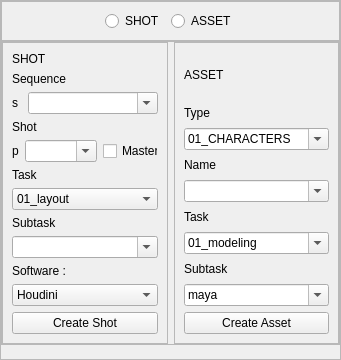
       <widget class="QFrame" name="frame_10">
        <property name="frameShape">
         <enum>QFrame::StyledPanel</enum>
        </property>
        <property name="frameShadow">
         <enum>QFrame::Raised</enum>
        </property>
        <layout class="QGridLayout" name="gridLayout_3">
         <property name="leftMargin">
          <number>0</number>
         </property>
         <property name="topMargin">
          <number>0</number>
         </property>
         <property name="rightMargin">
          <number>0</number>
         </property>
         <property name="bottomMargin">
          <number>0</number>
         </property>
         <property name="spacing">
          <number>0</number>
         </property>
         <item row="1" column="0">
          <widget class="QFrame" name="frame_2">
           <property name="frameShape">
            <enum>QFrame::StyledPanel</enum>
           </property>
           <property name="frameShadow">
            <enum>QFrame::Raised</enum>
           </property>
           <layout class="QGridLayout" name="gridLayout_8">
            <property name="leftMargin">
             <number>0</number>
            </property>
            <property name="topMargin">
             <number>0</number>
            </property>
            <property name="rightMargin">
             <number>0</number>
            </property>
            <property name="bottomMargin">
             <number>0</number>
            </property>
            <item row="0" column="0">
             <widget class="QFrame" name="shot_frame">
              <property name="enabled">
               <bool>true</bool>
              </property>
              <property name="frameShape">
               <enum>QFrame::StyledPanel</enum>
              </property>
              <property name="frameShadow">
               <enum>QFrame::Raised</enum>
              </property>
              <layout class="QGridLayout" name="gridLayout_4">
               <item row="0" column="0">
                <widget class="QLabel" name="label_8">
                 <property name="text">
                  <string>SHOT</string>
                 </property>
                </widget>
               </item>
               <item row="1" column="0">
                <layout class="QVBoxLayout" name="verticalLayout_4">
                 <item>
                  <widget class="QLabel" name="label_6">
                   <property name="text">
                    <string>Sequence</string>
                   </property>
                  </widget>
                 </item>
                 <item>
                  <layout class="QHBoxLayout" name="horizontalLayout">
                   <item>
                    <widget class="QLabel" name="s_label">
                     <property name="maximumSize">
                      <size>
                       <width>10</width>
                       <height>16777215</height>
                      </size>
                     </property>
                     <property name="text">
                      <string>s</string>
                     </property>
                    </widget>
                   </item>
                   <item>
                    <widget class="QComboBox" name="input_sequence_combo_box">
                     <property name="toolTip">
                      <string>&lt;html&gt;&lt;head/&gt;&lt;body&gt;&lt;p&gt;&lt;span style=&quot; font-weight:600;&quot;&gt;// HELP //&lt;/span&gt;&lt;/p&gt;&lt;p&gt;- You don't have to input the letter 's'&lt;/p&gt;&lt;p&gt;- Use a three numbers padding (ex: 010)&lt;/p&gt;&lt;p&gt;-&amp;quot;Multiply&amp;quot; your original sequence number by 10 to get the correct name (ex: sequence 7 = s070)&lt;/p&gt;&lt;p&gt;-To insert a shot between two existings, you can use the last number (ex: between s040 &amp;amp; s050 = s045)&lt;/p&gt;&lt;/body&gt;&lt;/html&gt;</string>
                     </property>
                     <property name="editable">
                      <bool>true</bool>
                     </property>
                    </widget>
                   </item>
                  </layout>
                 </item>
                </layout>
               </item>
               <item row="2" column="0">
                <layout class="QVBoxLayout" name="verticalLayout">
                 <item>
                  <widget class="QLabel" name="label_9">
                   <property name="text">
                    <string>Shot</string>
                   </property>
                  </widget>
                 </item>
                 <item>
                  <layout class="QHBoxLayout" name="horizontalLayout_6">
                   <item>
                    <widget class="QLabel" name="p_label">
                     <property name="maximumSize">
                      <size>
                       <width>10</width>
                       <height>16777215</height>
                      </size>
                     </property>
                     <property name="text">
                      <string>p</string>
                     </property>
                    </widget>
                   </item>
                   <item>
                    <widget class="QComboBox" name="input_shot_combo_box">
                     <property name="toolTip">
                      <string>&lt;html&gt;&lt;head/&gt;&lt;body&gt;&lt;p&gt;&lt;span style=&quot; font-weight:600;&quot;&gt;// HELP //&lt;/span&gt;&lt;/p&gt;&lt;p&gt;- You don't have to input the letter 'p'&lt;/p&gt;&lt;p&gt;- Use a three numbers padding (ex: 010)&lt;/p&gt;&lt;p&gt;-&amp;quot;Multiply&amp;quot; your original shot number by 10 to get the correct name (ex: shot 27 = p270&lt;/p&gt;&lt;p&gt;- To insert a shot between two existings, you can use the last number (ex: between p020 &amp;amp; p030 = p025)&lt;/p&gt;&lt;/body&gt;&lt;/html&gt;</string>
                     </property>
                     <property name="editable">
                      <bool>true</bool>
                     </property>
                    </widget>
                   </item>
                   <item>
                    <widget class="QCheckBox" name="shot_master_checkbox">
                     <property name="maximumSize">
                      <size>
                       <width>55</width>
                       <height>16777215</height>
                      </size>
                     </property>
                     <property name="text">
                      <string>Master</string>
                     </property>
                    </widget>
                   </item>
                  </layout>
                 </item>
                </layout>
               </item>
               <item row="3" column="0">
                <layout class="QVBoxLayout" name="verticalLayout_10">
                 <item>
                  <widget class="QLabel" name="label_11">
                   <property name="text">
                    <string>Task</string>
                   </property>
                  </widget>
                 </item>
                 <item>
                  <widget class="QComboBox" name="input_shot_task_combo_box">
                   <item>
                    <property name="text">
                     <string>01_layout</string>
                    </property>
                   </item>
                   <item>
                    <property name="text">
                     <string>02_blocking</string>
                    </property>
                   </item>
                   <item>
                    <property name="text">
                     <string>03_anim</string>
                    </property>
                   </item>
                   <item>
                    <property name="text">
                     <string>04_fx</string>
                    </property>
                   </item>
                   <item>
                    <property name="text">
                     <string>05_render</string>
                    </property>
                   </item>
                   <item>
                    <property name="text">
                     <string>06_comp</string>
                    </property>
                   </item>
                  </widget>
                 </item>
                </layout>
               </item>
               <item row="4" column="0">
                <layout class="QVBoxLayout" name="verticalLayout_3">
                 <item>
                  <widget class="QLabel" name="label_13">
                   <property name="text">
                    <string>Subtask</string>
                   </property>
                  </widget>
                 </item>
                 <item>
                  <layout class="QHBoxLayout" name="horizontalLayout_3">
                   <item>
                    <widget class="QComboBox" name="input_shot_subtask_combo_box">
                     <property name="toolTip">
                      <string>&lt;html&gt;&lt;head/&gt;&lt;body&gt;&lt;p&gt;&lt;span style=&quot; font-weight:600;&quot;&gt;// HELP //&lt;/span&gt;&lt;/p&gt;&lt;p&gt;- OPTIONAL, The default subtask is &amp;quot;main&amp;quot;&lt;/p&gt;&lt;p&gt;- Blank spaces will bhe replaced by underscores&lt;/p&gt;&lt;p&gt;- Capital letters will be replaced by lowercase letters&lt;/p&gt;&lt;/body&gt;&lt;/html&gt;</string>
                     </property>
                     <property name="editable">
                      <bool>true</bool>
                     </property>
                    </widget>
                   </item>
                  </layout>
                 </item>
                </layout>
               </item>
               <item row="5" column="0">
                <layout class="QVBoxLayout" name="verticalLayout_2">
                 <item>
                  <widget class="QLabel" name="label_18">
                   <property name="text">
                    <string>Software : </string>
                   </property>
                  </widget>
                 </item>
                 <item>
                  <widget class="QComboBox" name="shot_software_combo_box">
                   <item>
                    <property name="text">
                     <string>Houdini</string>
                    </property>
                   </item>
                   <item>
                    <property name="text">
                     <string>Maya</string>
                    </property>
                   </item>
                  </widget>
                 </item>
                </layout>
               </item>
               <item row="6" column="0">
                <widget class="QPushButton" name="create_shot_btn">
                 <property name="text">
                  <string>Create Shot</string>
                 </property>
                </widget>
               </item>
              </layout>
             </widget>
            </item>
            <item row="0" column="1">
             <widget class="QFrame" name="asset_frame">
              <property name="frameShape">
               <enum>QFrame::StyledPanel</enum>
              </property>
              <property name="frameShadow">
               <enum>QFrame::Raised</enum>
              </property>
              <layout class="QGridLayout" name="gridLayout_6">
               <item row="0" column="0">
                <widget class="QLabel" name="label_7">
                 <property name="text">
                  <string>ASSET</string>
                 </property>
                </widget>
               </item>
               <item row="1" column="0">
                <layout class="QVBoxLayout" name="verticalLayout_7">
                 <item>
                  <widget class="QLabel" name="label_5">
                   <property name="text">
                    <string>Type</string>
                   </property>
                  </widget>
                 </item>
                 <item>
                  <widget class="QComboBox" name="asset_type_combo_box">
                   <property name="editable">
                    <bool>true</bool>
                   </property>
                   <item>
                    <property name="text">
                     <string>01_CHARACTERS</string>
                    </property>
                   </item>
                   <item>
                    <property name="text">
                     <string>02_VEHICLES</string>
                    </property>
                   </item>
                   <item>
                    <property name="text">
                     <string>03_PROPS</string>
                    </property>
                   </item>
                   <item>
                    <property name="text">
                     <string>04_SETS</string>
                    </property>
                   </item>
                   <item>
                    <property name="text">
                     <string>05_FXS</string>
                    </property>
                   </item>
                  </widget>
                 </item>
                </layout>
               </item>
               <item row="2" column="0">
                <layout class="QVBoxLayout" name="verticalLayout_6">
                 <item>
                  <widget class="QLabel" name="label_10">
                   <property name="text">
                    <string>Name</string>
                   </property>
                  </widget>
                 </item>
                 <item>
                  <layout class="QHBoxLayout" name="horizontalLayout_2">
                   <item>
                    <widget class="QComboBox" name="input_asset_name_combo_box">
                     <property name="toolTip">
                      <string>&lt;html&gt;&lt;head/&gt;&lt;body&gt;&lt;p&gt;&lt;span style=&quot; font-weight:600;&quot;&gt;// HELP //&lt;/span&gt;&lt;/p&gt;&lt;p&gt;- Blank spaces will bhe replaced by underscores&lt;/p&gt;&lt;p&gt;- Capital letters will be replaced by lowercase letters&lt;/p&gt;&lt;/body&gt;&lt;/html&gt;</string>
                     </property>
                     <property name="editable">
                      <bool>true</bool>
                     </property>
                    </widget>
                   </item>
                  </layout>
                 </item>
                </layout>
               </item>
               <item row="3" column="0">
                <layout class="QVBoxLayout" name="verticalLayout_11">
                 <item>
                  <widget class="QLabel" name="label_12">
                   <property name="text">
                    <string>Task</string>
                   </property>
                  </widget>
                 </item>
                 <item>
                  <widget class="QComboBox" name="input_asset_task_combo_box">
                   <property name="editable">
                    <bool>true</bool>
                   </property>
                   <item>
                    <property name="text">
                     <string>01_modeling</string>
                    </property>
                   </item>
                   <item>
                    <property name="text">
                     <string>02_modeling_lowres</string>
                    </property>
                   </item>
                   <item>
                    <property name="text">
                     <string>03_uvs</string>
                    </property>
                   </item>
                   <item>
                    <property name="text">
                     <string>04_texturing</string>
                    </property>
                   </item>
                   <item>
                    <property name="text">
                     <string>05_setup</string>
                    </property>
                   </item>
                   <item>
                    <property name="text">
                     <string>06_lookdev</string>
                    </property>
                   </item>
                  </widget>
                 </item>
                </layout>
               </item>
               <item row="4" column="0">
                <layout class="QVBoxLayout" name="verticalLayout_13">
                 <item>
                  <widget class="QLabel" name="label_14">
                   <property name="text">
                    <string>Subtask</string>
                   </property>
                  </widget>
                 </item>
                 <item>
                  <widget class="QComboBox" name="input_asset_subtask_combo_box">
                   <property name="editable">
                    <bool>true</bool>
                   </property>
                   <item>
                    <property name="text">
                     <string>maya</string>
                    </property>
                   </item>
                   <item>
                    <property name="text">
                     <string>pftrack</string>
                    </property>
                   </item>
                   <item>
                    <property name="text">
                     <string>zbrush</string>
                    </property>
                   </item>
                   <item>
                    <property name="text">
                     <string>marvelous</string>
                    </property>
                   </item>
                   <item>
                    <property name="text">
                     <string>speedtree</string>
                    </property>
                   </item>
                   <item>
                    <property name="text">
                     <string>houdini</string>
                    </property>
                   </item>
                   <item>
                    <property name="text">
                     <string>substance</string>
                    </property>
                   </item>
                   <item>
                    <property name="text">
                     <string>mari</string>
                    </property>
                   </item>
                  </widget>
                 </item>
                </layout>
               </item>
               <item row="5" column="0">
                <widget class="QPushButton" name="create_asset_btn">
                 <property name="text">
                  <string>Create Asset</string>
                 </property>
                </widget>
               </item>
              </layout>
             </widget>
            </item>
           </layout>
          </widget>
         </item>
         <item row="0" column="0">
          <widget class="QFrame" name="frame_3">
           <property name="frameShape">
            <enum>QFrame::StyledPanel</enum>
           </property>
           <property name="frameShadow">
            <enum>QFrame::Raised</enum>
           </property>
           <layout class="QGridLayout" name="gridLayout_5">
            <item row="0" column="1">
             <widget class="QRadioButton" name="shot_radio_btn">
              <property name="text">
               <string>SHOT</string>
              </property>
             </widget>
            </item>
            <item row="0" column="2">
             <widget class="QRadioButton" name="asset_radio_btn">
              <property name="text">
               <string>ASSET</string>
              </property>
             </widget>
            </item>
            <item row="0" column="0">
             <spacer name="horizontalSpacer">
              <property name="orientation">
               <enum>Qt::Horizontal</enum>
              </property>
              <property name="sizeHint" stdset="0">
               <size>
                <width>40</width>
                <height>20</height>
               </size>
              </property>
             </spacer>
            </item>
            <item row="0" column="3">
             <spacer name="horizontalSpacer_2">
              <property name="orientation">
               <enum>Qt::Horizontal</enum>
              </property>
              <property name="sizeHint" stdset="0">
               <size>
                <width>40</width>
                <height>20</height>
               </size>
              </property>
             </spacer>
            </item>
           </layout>
          </widget>
         </item>
         <item row="2" column="0" colspan="2">
          <widget class="QLabel" name="error_text">
           <property name="palette">
            <palette>
             <active>
              <colorrole role="WindowText">
               <brush brushstyle="SolidPattern">
                <color alpha="255">
                 <red>255</red>
                 <green>170</green>
                 <blue>0</blue>
                </color>
               </brush>
              </colorrole>
              <colorrole role="Button">
               <brush brushstyle="SolidPattern">
                <color alpha="255">
                 <red>255</red>
                 <green>170</green>
                 <blue>0</blue>
                </color>
               </brush>
              </colorrole>
              <colorrole role="Light">
               <brush brushstyle="SolidPattern">
                <color alpha="255">
                 <red>255</red>
                 <green>213</green>
                 <blue>127</blue>
                </color>
               </brush>
              </colorrole>
              <colorrole role="Midlight">
               <brush brushstyle="SolidPattern">
                <color alpha="255">
                 <red>255</red>
                 <green>191</green>
                 <blue>63</blue>
                </color>
               </brush>
              </colorrole>
              <colorrole role="Dark">
               <brush brushstyle="SolidPattern">
                <color alpha="255">
                 <red>127</red>
                 <green>85</green>
                 <blue>0</blue>
                </color>
               </brush>
              </colorrole>
              <colorrole role="Mid">
               <brush brushstyle="SolidPattern">
                <color alpha="255">
                 <red>170</red>
                 <green>113</green>
                 <blue>0</blue>
                </color>
               </brush>
              </colorrole>
              <colorrole role="Text">
               <brush brushstyle="SolidPattern">
                <color alpha="255">
                 <red>0</red>
                 <green>0</green>
                 <blue>0</blue>
                </color>
               </brush>
              </colorrole>
              <colorrole role="BrightText">
               <brush brushstyle="SolidPattern">
                <color alpha="255">
                 <red>255</red>
                 <green>255</green>
                 <blue>255</blue>
                </color>
               </brush>
              </colorrole>
              <colorrole role="ButtonText">
               <brush brushstyle="SolidPattern">
                <color alpha="255">
                 <red>0</red>
                 <green>0</green>
                 <blue>0</blue>
                </color>
               </brush>
              </colorrole>
              <colorrole role="Base">
               <brush brushstyle="SolidPattern">
                <color alpha="255">
                 <red>255</red>
                 <green>255</green>
                 <blue>255</blue>
                </color>
               </brush>
              </colorrole>
              <colorrole role="Window">
               <brush brushstyle="SolidPattern">
                <color alpha="255">
                 <red>255</red>
                 <green>170</green>
                 <blue>0</blue>
                </color>
               </brush>
              </colorrole>
              <colorrole role="Shadow">
               <brush brushstyle="SolidPattern">
                <color alpha="255">
                 <red>0</red>
                 <green>0</green>
                 <blue>0</blue>
                </color>
               </brush>
              </colorrole>
              <colorrole role="AlternateBase">
               <brush brushstyle="SolidPattern">
                <color alpha="255">
                 <red>255</red>
                 <green>212</green>
                 <blue>127</blue>
                </color>
               </brush>
              </colorrole>
              <colorrole role="ToolTipBase">
               <brush brushstyle="SolidPattern">
                <color alpha="255">
                 <red>255</red>
                 <green>255</green>
                 <blue>220</blue>
                </color>
               </brush>
              </colorrole>
              <colorrole role="ToolTipText">
               <brush brushstyle="SolidPattern">
                <color alpha="255">
                 <red>0</red>
                 <green>0</green>
                 <blue>0</blue>
                </color>
               </brush>
              </colorrole>
             </active>
             <inactive>
              <colorrole role="WindowText">
               <brush brushstyle="SolidPattern">
                <color alpha="255">
                 <red>255</red>
                 <green>170</green>
                 <blue>0</blue>
                </color>
               </brush>
              </colorrole>
              <colorrole role="Button">
               <brush brushstyle="SolidPattern">
                <color alpha="255">
                 <red>255</red>
                 <green>170</green>
                 <blue>0</blue>
                </color>
               </brush>
              </colorrole>
              <colorrole role="Light">
               <brush brushstyle="SolidPattern">
                <color alpha="255">
                 <red>255</red>
                 <green>213</green>
                 <blue>127</blue>
                </color>
               </brush>
              </colorrole>
              <colorrole role="Midlight">
               <brush brushstyle="SolidPattern">
                <color alpha="255">
                 <red>255</red>
                 <green>191</green>
                 <blue>63</blue>
                </color>
               </brush>
              </colorrole>
              <colorrole role="Dark">
               <brush brushstyle="SolidPattern">
                <color alpha="255">
                 <red>127</red>
                 <green>85</green>
                 <blue>0</blue>
                </color>
               </brush>
              </colorrole>
              <colorrole role="Mid">
               <brush brushstyle="SolidPattern">
                <color alpha="255">
                 <red>170</red>
                 <green>113</green>
                 <blue>0</blue>
                </color>
               </brush>
              </colorrole>
              <colorrole role="Text">
               <brush brushstyle="SolidPattern">
                <color alpha="255">
                 <red>0</red>
                 <green>0</green>
                 <blue>0</blue>
                </color>
               </brush>
              </colorrole>
              <colorrole role="BrightText">
               <brush brushstyle="SolidPattern">
                <color alpha="255">
                 <red>255</red>
                 <green>255</green>
                 <blue>255</blue>
                </color>
               </brush>
              </colorrole>
              <colorrole role="ButtonText">
               <brush brushstyle="SolidPattern">
                <color alpha="255">
                 <red>0</red>
                 <green>0</green>
                 <blue>0</blue>
                </color>
               </brush>
              </colorrole>
              <colorrole role="Base">
               <brush brushstyle="SolidPattern">
                <color alpha="255">
                 <red>255</red>
                 <green>255</green>
                 <blue>255</blue>
                </color>
               </brush>
              </colorrole>
              <colorrole role="Window">
               <brush brushstyle="SolidPattern">
                <color alpha="255">
                 <red>255</red>
                 <green>170</green>
                 <blue>0</blue>
                </color>
               </brush>
              </colorrole>
              <colorrole role="Shadow">
               <brush brushstyle="SolidPattern">
                <color alpha="255">
                 <red>0</red>
                 <green>0</green>
                 <blue>0</blue>
                </color>
               </brush>
              </colorrole>
              <colorrole role="AlternateBase">
               <brush brushstyle="SolidPattern">
                <color alpha="255">
                 <red>255</red>
                 <green>212</green>
                 <blue>127</blue>
                </color>
               </brush>
              </colorrole>
              <colorrole role="ToolTipBase">
               <brush brushstyle="SolidPattern">
                <color alpha="255">
                 <red>255</red>
                 <green>255</green>
                 <blue>220</blue>
                </color>
               </brush>
              </colorrole>
              <colorrole role="ToolTipText">
               <brush brushstyle="SolidPattern">
                <color alpha="255">
                 <red>0</red>
                 <green>0</green>
                 <blue>0</blue>
                </color>
               </brush>
              </colorrole>
             </inactive>
             <disabled>
              <colorrole role="WindowText">
               <brush brushstyle="SolidPattern">
                <color alpha="255">
                 <red>127</red>
                 <green>85</green>
                 <blue>0</blue>
                </color>
               </brush>
              </colorrole>
              <colorrole role="Button">
               <brush brushstyle="SolidPattern">
                <color alpha="255">
                 <red>255</red>
                 <green>170</green>
                 <blue>0</blue>
                </color>
               </brush>
              </colorrole>
              <colorrole role="Light">
               <brush brushstyle="SolidPattern">
                <color alpha="255">
                 <red>255</red>
                 <green>213</green>
                 <blue>127</blue>
                </color>
               </brush>
              </colorrole>
              <colorrole role="Midlight">
               <brush brushstyle="SolidPattern">
                <color alpha="255">
                 <red>255</red>
                 <green>191</green>
                 <blue>63</blue>
                </color>
               </brush>
              </colorrole>
              <colorrole role="Dark">
               <brush brushstyle="SolidPattern">
                <color alpha="255">
                 <red>127</red>
                 <green>85</green>
                 <blue>0</blue>
                </color>
               </brush>
              </colorrole>
              <colorrole role="Mid">
               <brush brushstyle="SolidPattern">
                <color alpha="255">
                 <red>170</red>
                 <green>113</green>
                 <blue>0</blue>
                </color>
               </brush>
              </colorrole>
              <colorrole role="Text">
               <brush brushstyle="SolidPattern">
                <color alpha="255">
                 <red>127</red>
                 <green>85</green>
                 <blue>0</blue>
                </color>
               </brush>
              </colorrole>
              <colorrole role="BrightText">
               <brush brushstyle="SolidPattern">
                <color alpha="255">
                 <red>255</red>
                 <green>255</green>
                 <blue>255</blue>
                </color>
               </brush>
              </colorrole>
              <colorrole role="ButtonText">
               <brush brushstyle="SolidPattern">
                <color alpha="255">
                 <red>127</red>
                 <green>85</green>
                 <blue>0</blue>
                </color>
               </brush>
              </colorrole>
              <colorrole role="Base">
               <brush brushstyle="SolidPattern">
                <color alpha="255">
                 <red>255</red>
                 <green>170</green>
                 <blue>0</blue>
                </color>
               </brush>
              </colorrole>
              <colorrole role="Window">
               <brush brushstyle="SolidPattern">
                <color alpha="255">
                 <red>255</red>
                 <green>170</green>
                 <blue>0</blue>
                </color>
               </brush>
              </colorrole>
              <colorrole role="Shadow">
               <brush brushstyle="SolidPattern">
                <color alpha="255">
                 <red>0</red>
                 <green>0</green>
                 <blue>0</blue>
                </color>
               </brush>
              </colorrole>
              <colorrole role="AlternateBase">
               <brush brushstyle="SolidPattern">
                <color alpha="255">
                 <red>255</red>
                 <green>170</green>
                 <blue>0</blue>
                </color>
               </brush>
              </colorrole>
              <colorrole role="ToolTipBase">
               <brush brushstyle="SolidPattern">
                <color alpha="255">
                 <red>255</red>
                 <green>255</green>
                 <blue>220</blue>
                </color>
               </brush>
              </colorrole>
              <colorrole role="ToolTipText">
               <brush brushstyle="SolidPattern">
                <color alpha="255">
                 <red>0</red>
                 <green>0</green>
                 <blue>0</blue>
                </color>
               </brush>
              </colorrole>
             </disabled>
            </palette>
           </property>
           <property name="font">
            <font>
             <family>Arial</family>
             <weight>75</weight>
             <bold>true</bold>
            </font>
           </property>
           <property name="text">
            <string/>
           </property>
          </widget>
         </item>
        </layout>
       </widget>
